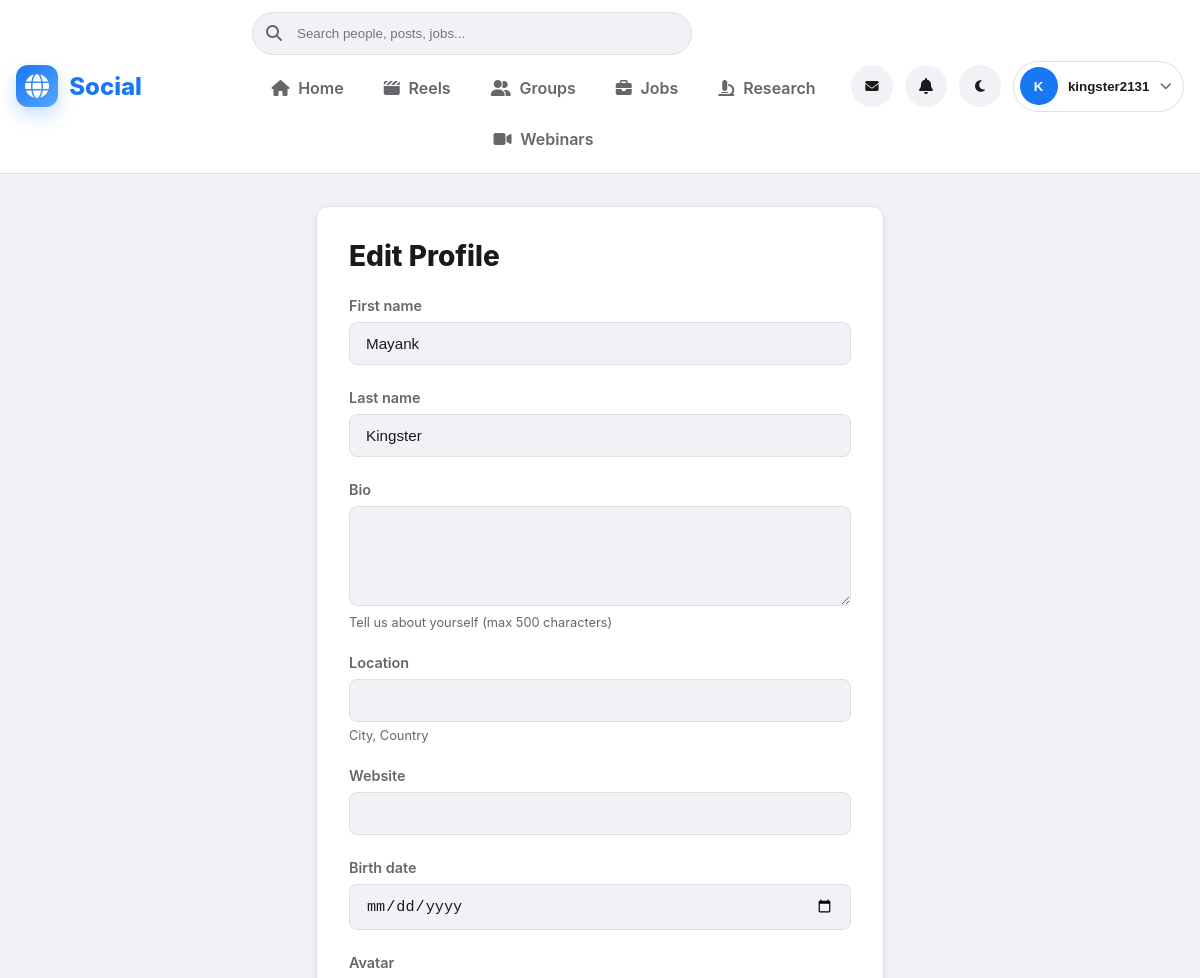
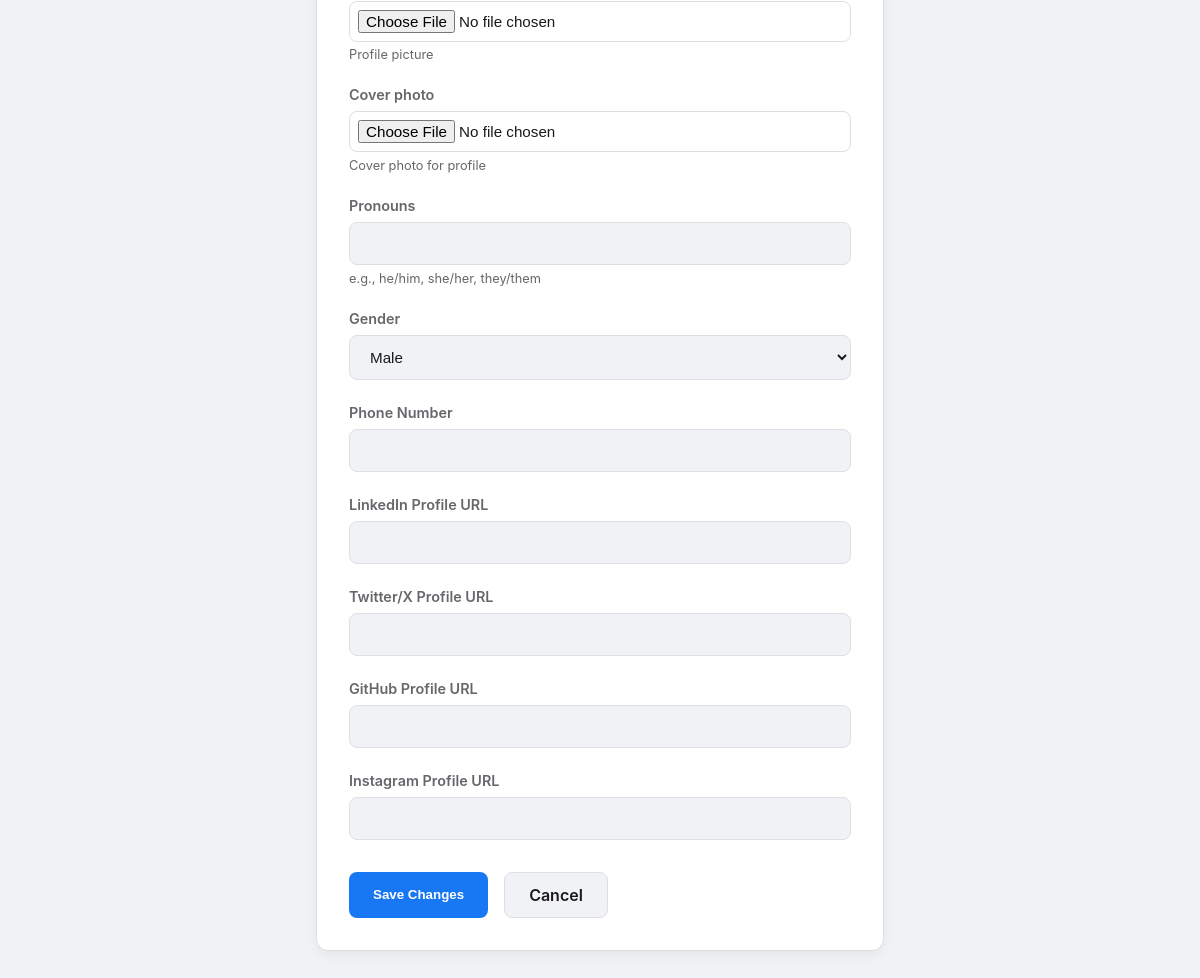
The page /accounts/profile/edit/ (signed in) on the database its author committed (2 pictures, top to bottom).
### accounts/models.py (models this page shows, shortened)
class User(AbstractUser):
    email = models.EmailField(
        _('email address'),
        unique=True,  # ⭐ Har user ka email unique hoga
        help_text=_('Required. Enter a valid email address.')
    )
    bio = models.TextField(
        _('bio'),
        max_length=500,
        blank=True,
        help_text=_('Tell us about yourself (max 500 characters)')
    )
    location = models.CharField(
        _('location'),
        max_length=100,
        blank=True,
        help_text=_('City, Country')
    )
    website = models.URLField(
        _('website'),
        max_length=200,
        blank=True
    )
    birth_date = models.DateField(
        _('birth date'),
        null=True,
        blank=True
    )
    avatar = models.ImageField(
        _('avatar'),
        upload_to='avatars/',  # media/avatars/ folder mein save hoga
        blank=True,
        null=True,
        help_text=_('Profile picture')
    )
    cover_photo = models.ImageField(
        _('cover photo'),
        upload_to='covers/',
        blank=True,
        null=True,
        help_text=_('Cover photo for profile')
    )
    created_at = models.DateTimeField(auto_now_add=True)
    updated_at = models.DateTimeField(auto_now=True)
    is_private = models.BooleanField(
        _('private account'),
        default=False,
        help_text=_('If checked, only followers can see your posts')
    )
    following = models.ManyToManyField(
        'self',
        symmetrical=False,
        related_name='followers',
        blank=True,
        verbose_name=_('following')
    )
    email_verified = models.BooleanField(
        _('email verified'),
        default=False
    )
    otp = models.CharField(_('OTP'), max_length=6, blank=True, null=True)
    otp_expiry = models.DateTimeField(_('OTP expiry'), blank=True, null=True)
    USERNAME_FIELD = 'email'  # ⭐ Email se login hoga (username nahi)
    REQUIRED_FIELDS = ['username']  # Email ke alawa username bhi puchhega createsuperuser
    class Meta:
        verbose_name = _('user')
        verbose_name_plural = _('users')
        ordering = ['-date_joined']

### accounts/views.py (the view)
# urls.py: path('profile/edit/', views.profile_edit, name='profile_edit'),
@login_required
def profile_edit(request):
    if request.method == 'POST':
        form = UserProfileForm(request.POST, request.FILES, instance=request.user)
        if form.is_valid():
            form.save()
            messages.success(request, 'Profile successfully update ho gaya!')
            return redirect('accounts:profile')
    else:
        form = UserProfileForm(instance=request.user)
    context = {
        'form': form,
    }
    return render(request, 'accounts/profile_edit.html', context)

### templates/accounts/profile_edit.html (shortened to what this page needs)
{% extends 'base.html' %}
{% block content %}
<div style="max-width: 600px; margin: 2rem auto; padding: 0 1rem;">
    <div style="background: var(--card-bg); border: 1px solid var(--border-color); border-radius: 12px; padding: 2rem; box-shadow: 0 4px 12px rgba(0,0,0,0.05);">
        <h2 style="margin-bottom: 1.5rem; color: var(--text-primary); font-weight: 800; font-size: 1.75rem;">Edit Profile</h2>
        <form method="post" enctype="multipart/form-data">
            {% for field in form %}
                <div style="margin-bottom: 1.5rem;">
                    <label for="{{ field.id_for_label }}" style="display: block; margin-bottom: 0.25rem; color: var(--text-secondary); font-weight: 600; font-size: 0.9rem;">
                        {{ field.label }}
                    </label>
                    {{ field }}
                    {% if field.help_text %}
                        <small style="color: var(--text-secondary); display: block; margin-top: 0.35rem; font-size: 0.8rem;">
                            {{ field.help_text }}
                        </small>
                    {% endif %}
                </div>
            {% endfor %}
            <div style="display: flex; gap: 1rem; margin-top: 2rem;">
                <button type="submit" style="padding: 0.75rem 1.5rem; background: var(--accent-color); color: white; border: none; border-radius: 8px; cursor: pointer; font-weight: 700; transition: filter 0.2s;">
                    Save Changes
                </button>
                <a href="{% url 'accounts:profile' %}" style="padding: 0.75rem 1.5rem; background: var(--hover-bg); color: var(--text-primary); text-decoration: none; border: 1px solid var(--border-color); border-radius: 8px; font-weight: 600; text-align: center; display: inline-block;">
                    Cancel
                </a>
            </div>
        </form>
    </div>
</div>
{% endblock %}

### templates/base.html (shortened to what this page needs)
<!DOCTYPE html>
<html lang="en">
<head>
    <link rel="stylesheet" href="https://cdnjs.cloudflare.com/ajax/libs/font-awesome/6.5.1/css/all.min.css">
</head>
<body x-data="{ darkMode: localStorage.getItem('darkMode') === 'true', openChat: false }"
      x-init="$watch('darkMode', value => {
          localStorage.setItem('darkMode', value);
          document.body.classList.toggle('dark-mode', value);
      })"
      :class="{ 'dark-mode': darkMode }">
    <nav class="navbar">
        <div class="navbar-shell">
            <div>
                <a href="{% url 'feed:feed' %}" class="brand-link">
                    <span class="brand-mark">
                        <i class="fas fa-globe"></i>
                    </span>
                    <span>Social</span>
                </a>
            </div>
            <div class="nav-center">
                <div class="desktop-only nav-search" x-data="{
                    query: '',
                    results: [],
                    showResults: false,
                    search: function() {
                        if (this.query.length < 2) {
                            this.results = [];
                            this.showResults = false;
                            return;
                        }
                        fetch(`/search/quick/?q=${encodeURIComponent(this.query)}`)
                            .then(response => response.json())
                            .then(data => {
                                this.results = data.results;
                                this.showResults = true;
                            });
                    }
                }">
                    <form method="get" action="{% url 'search:search' %}" style="position: relative;">
                        <input
                            type="text"
                            name="q"
                            x-model="query"
                            @input="search()"
                            @focus="showResults = true"
                            @click.away="showResults = false"
                            placeholder="Search people, posts, jobs..."
                        >
                        <i class="fas fa-search nav-search-icon"></i>
                    </form>
                </div>
                {% if user.is_authenticated %}
                    <div class="nav-main-links">
                        <a href="{% url 'feed:feed' %}" class="nav-link {% if request.resolver_match.namespace == 'feed' %}active{% endif %}">
                            <i class="fas fa-house"></i>
                            <span>Home</span>
                        </a>
                        <a href="{% url 'reels:feed' %}" class="nav-link {% if request.resolver_match.namespace == 'reels' %}active{% endif %}">
                            <i class="fas fa-clapperboard"></i>
                            <span>Reels</span>
                        </a>
                        <a href="{% url 'groups:list' %}" class="nav-link {% if request.resolver_match.namespace == 'groups' %}active{% endif %}">
                            <i class="fas fa-user-group"></i>
                            <span>Groups</span>
                        </a>
                        <a href="{% url 'jobs:job_list' %}" class="nav-link {% if request.resolver_match.namespace == 'jobs' %}active{% endif %}">
                            <i class="fas fa-briefcase"></i>
                            <span>Jobs</span>
                        </a>
                        <a href="{% url 'research:paper_list' %}" class="nav-link {% if request.resolver_match.namespace == 'research' %}active{% endif %}">
                            <i class="fas fa-microscope"></i>
                            <span>Research</span>
                        </a>
                        <a href="{% url 'webinars:list' %}" class="nav-link {% if request.resolver_match.namespace == 'webinars' %}active{% endif %}">
                            <i class="fas fa-video"></i>
                            <span>Webinars</span>
                        </a>
                    </div>
                {% endif %}
            </div>
            <div class="nav-right">
                {% if user.is_authenticated %}
                    <button @click="openChat = !openChat" class="nav-icon-button" title="Chat">
                        <i class="fas fa-envelope"></i>
                    </button>
                    <a href="{% url 'notifications:list' %}" class="nav-icon-button" title="Notifications">
                        <i class="fas fa-bell"></i>
                    </a>
                {% endif %}
                <button @click="darkMode = !darkMode" class="nav-icon-button" title="Toggle theme">
                    <i class="fas" :class="darkMode ? 'fa-sun' : 'fa-moon'"></i>
                </button>
                <div x-data="{ open: false }" style="position: relative;">
                    <button @click="open = !open" class="user-trigger">
                        <span class="user-avatar">
                            {% if user.is_authenticated %}
                                {{ user.username|first|upper }}
                            {% else %}
                                <i class="fas fa-user"></i>
                            {% endif %}
                        </span>
                        <span style="color: var(--text-primary); font-weight: 600;" class="desktop-only">
                            {% if user.is_authenticated %}
                                {{ user.username }}
                            {% else %}
                                Guest
                            {% endif %}
                        </span>
                        <i class="fas fa-chevron-down" style="color: var(--text-secondary); font-size: 0.75rem;"></i>
                    </button>
                </div>
            </div>
        </div>
    </nav>
    <main>
        {% block content %}
        {% endblock %}
    </main>
</body>
</html>

### templates/base.html (style rules this page uses)
:root { --bg-primary: #ffffff; --bg-secondary: #f0f2f5; --text-primary: #1a1a1a; --text-secondary: #65676b; --accent-color: #1877f2; --border-color: #dddfe2; --card-bg: #ffffff; --navbar-bg: #ffffff; --hover-bg: #f0f2f5; }
* { margin: 0; padding: 0; box-sizing: border-box; }
body { font-family: -apple-system, BlinkMacSystemFont, "Segoe UI", Roboto, Helvetica, Arial, sans-serif; background-color: var(--bg-secondary); color: var(--text-primary); min-height: 100vh; }
.navbar { background-color: var(--navbar-bg); border-bottom: 1px solid var(--border-color); padding: 0.75rem 1rem; position: sticky; top: 0; z-index: 100; }
.navbar-shell { max-width: 1400px; margin: 0 auto; display: grid; grid-template-columns: 220px minmax(320px, 1fr) auto; align-items: center; gap: 1rem; }
.brand-link { display: inline-flex; align-items: center; gap: 0.7rem; color: var(--accent-color); text-decoration: none; font-size: 1.5rem; font-weight: 800; }
.brand-mark { width: 42px; height: 42px; border-radius: 12px; display: inline-flex; align-items: center; justify-content: center; color: #ffffff; background: linear-gradient(135deg, var(--accent-color), #58a6ff); box-shadow: 0 8px 18px rgba(24, 119, 242, 0.24); }
.nav-center { display: flex; flex-direction: column; gap: 0.75rem; }
.nav-search { position: relative; max-width: 440px; width: 100%; }
.nav-search input { width: 100%; padding: 0.8rem 1rem 0.8rem 2.75rem; border-radius: 999px; border: 1px solid var(--border-color); background: var(--bg-secondary); color: var(--text-primary); outline: none; }
.nav-search-icon { position: absolute; left: 14px; top: 50%; transform: translateY(-50%); color: var(--text-secondary); }
.nav-main-links { display: flex; align-items: center; justify-content: center; gap: 0.5rem; flex-wrap: wrap; }
.nav-link { display: inline-flex; align-items: center; gap: 0.55rem; padding: 0.72rem 1rem; border-radius: 12px; text-decoration: none; color: var(--text-secondary); font-weight: 600; transition: background-color 0.2s ease, color 0.2s ease; }
.nav-right { display: flex; align-items: center; justify-content: flex-end; gap: 0.75rem; }
.nav-icon-button { width: 42px; height: 42px; border: none; border-radius: 50%; background: var(--bg-secondary); color: var(--text-primary); display: inline-flex; align-items: center; justify-content: center; text-decoration: none; cursor: pointer; }
.user-trigger { display: inline-flex; align-items: center; gap: 0.65rem; border: 1px solid var(--border-color); border-radius: 999px; background: transparent; padding: 0.35rem 0.7rem 0.35rem 0.35rem; cursor: pointer; }
.user-avatar { width: 38px; height: 38px; border-radius: 50%; background: var(--accent-color); color: #ffffff; display: inline-flex; align-items: center; justify-content: center; font-weight: 700; }

### templates/accounts/profile_edit.html (style rules this page uses)
.form-control { width: 100%; padding: 0.75rem 1rem; border-radius: 8px; border: 1px solid var(--border-color); background: var(--bg-secondary); color: var(--text-primary); outline: none; transition: border-color 0.2s, box-shadow 0.2s; font-size: 0.95rem; margin-top: 0.25rem; }
textarea.form-control { resize: vertical; min-height: 100px; }
input[type="file"].form-control { padding: 0.5rem; background: var(--bg-primary); }

### rows shown on the page
User: username|first "K", username "kingster2131", form "Mayank" "Kingster"

### other values the page prints
{{ field.label }} "First name" "Last name" "Bio" "Location" "Website" "Birth date" "Avatar" "Cover photo" "Pronouns" "Gender" "Phone Number" "LinkedIn Profile URL" "Twitter/X Profile URL" "GitHub Profile URL" "Instagram Profile URL"
{{ field.help_text }} "Tell us about yourself (max 500 characters)" "City, Country" "Profile picture" "Cover photo for profile" "e.g., he/him, she/her, they/them"
